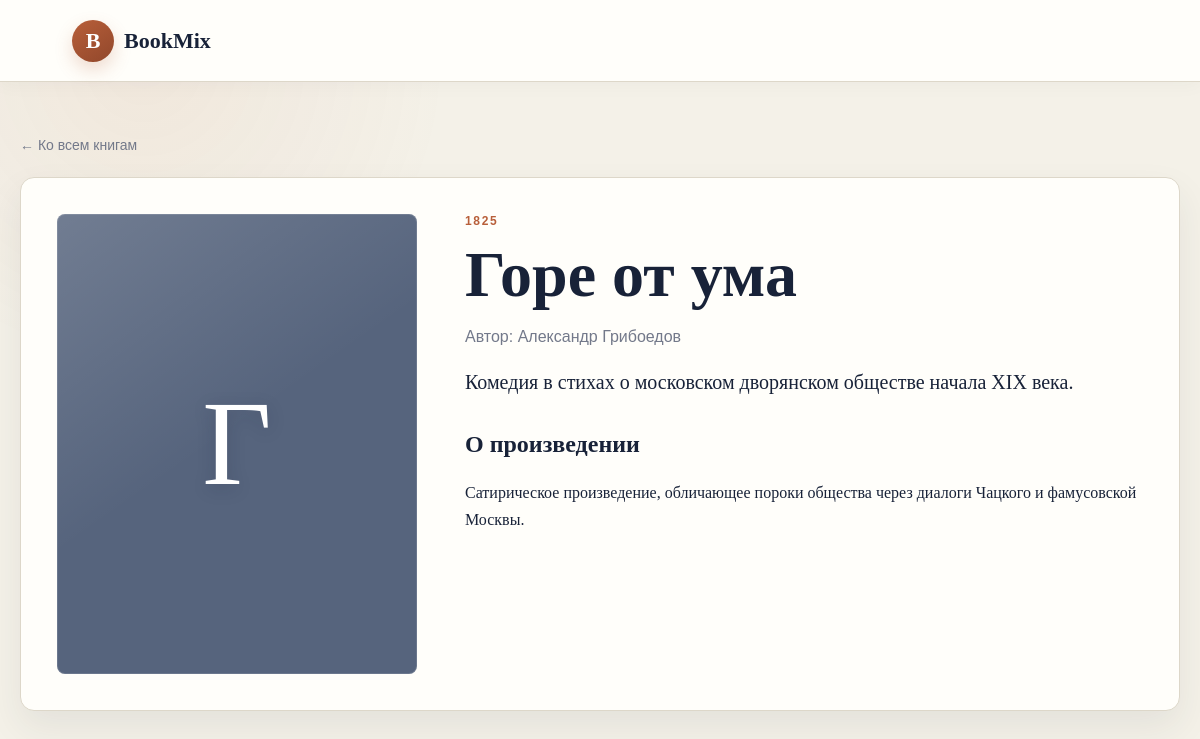
Before: /books/24/ with the older database file.
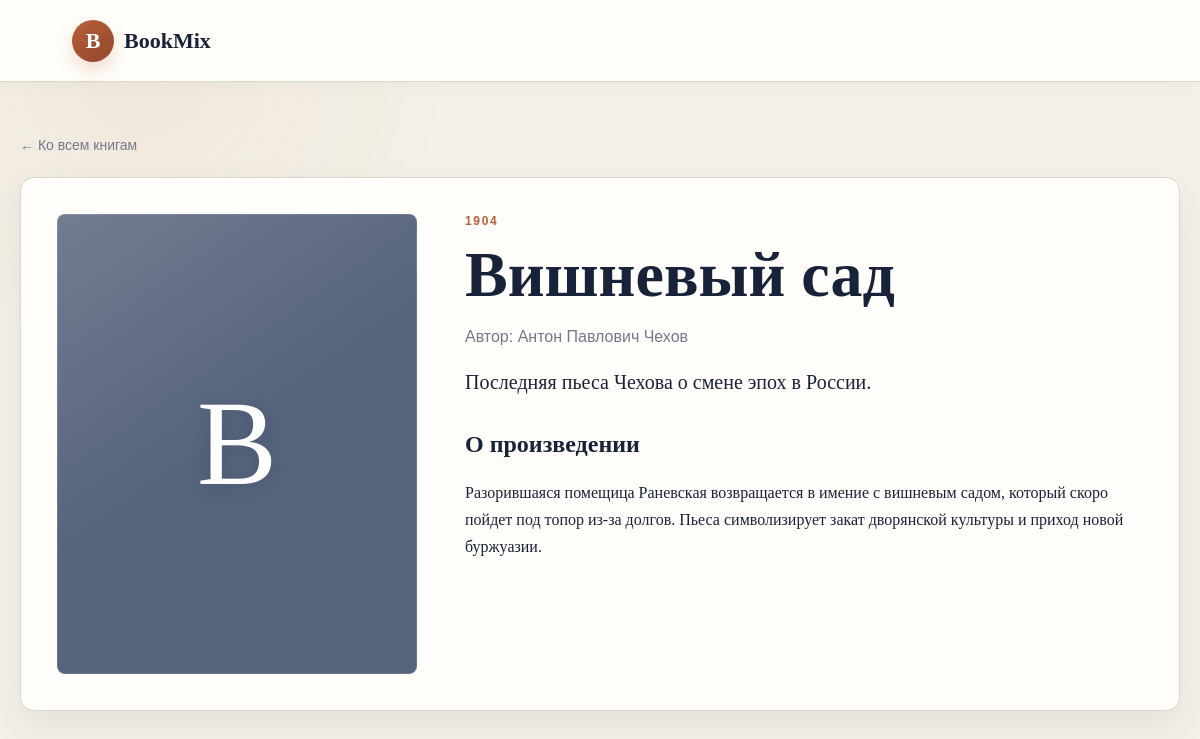
After: the same page with the newer database file.
### books/models.py (models this page shows, shortened)
class Book(models.Model):
    title = models.CharField(max_length=200)
    author = models.ForeignKey(
        Author,
        on_delete=models.CASCADE,
        related_name='books'
    )
    img_src = models.URLField(blank=True, null=True)
    publication_date = models.DateField()
    short_desc = models.TextField()

class Author(models.Model):
    name = models.CharField(max_length=200)
    img_src = models.URLField(blank=True, null=True)
    years_of_age = models.CharField(max_length=50)
    bio = models.TextField()
    works = models.TextField()

class BookDetail(models.Model):
    book = models.OneToOneField(
        Book,
        on_delete=models.CASCADE,
        related_name='details'
    )
    description = models.TextField()

### mysite/views.py (the view)
# urls.py: path('books/<int:book_id>/', views.book_detail, name='book_detail'),
def book_detail(request, book_id):
    book = get_object_or_404(
        Book.objects.select_related("author").prefetch_related("details"),
        id=book_id,
    )
    return render(request, "book_detail.html", {"book": book})

### mysite/templates/book_detail.html (shortened to what this page needs)
{% load static %}
<!DOCTYPE html>
<html lang="ru">
<head>
    <link rel="stylesheet" href="{% static 'css/style.css' %}?v=20261121">
</head>
<body>
    <header class="site-header">
        <a class="brand" href="{% url 'home' %}"><span class="brand-mark">B</span><span>BookMix</span></a>
    </header>
    <main>
        <a class="back-link" href="{% url 'home' %}">← Ко всем книгам</a>
        <article class="detail-layout">
            <div class="detail-cover" aria-hidden="true">{{ book.title|slice:":1" }}</div>
            <div class="detail-content">
                <p class="eyebrow">{{ book.publication_date|date:"Y" }}</p>
                <h1>{{ book.title }}</h1>
                <p class="detail-author">Автор: <a href="{% url 'author_detail' author_id=book.author_id %}">{{ book.author.name }}</a></p>
                <p class="lead">{{ book.short_desc }}</p>
                <h2>О произведении</h2>
                <p>{% if book.details %}{{ book.details.description }}{% else %}Подробное описание пока не добавлено.{% endif %}</p>
            </div>
        </article>
    </main>
</body>
</html>

Changed rows visible on the page:
changed Book: title "Г" → "В"; publication_date "1825" → "1904"; title "Горе от ума" → "Вишневый сад"; author.name "Александр Грибоедов" → "Антон Павлович Чехов"; short_desc "Комедия в стихах о московском дворянском обществе начала XIX века." → "Последняя пьеса Чехова о смене эпох в России."; details.description "Сатирическое произведение, обличающее пороки общества через диалоги Чацкого и фамусовской Москвы." → "Разорившаяся помещица Раневская возвращается в имение с вишневым садом, который скоро пойдет под топор из-за долгов. Пьеса символизирует закат дворянской культуры и приход новой буржуазии."
